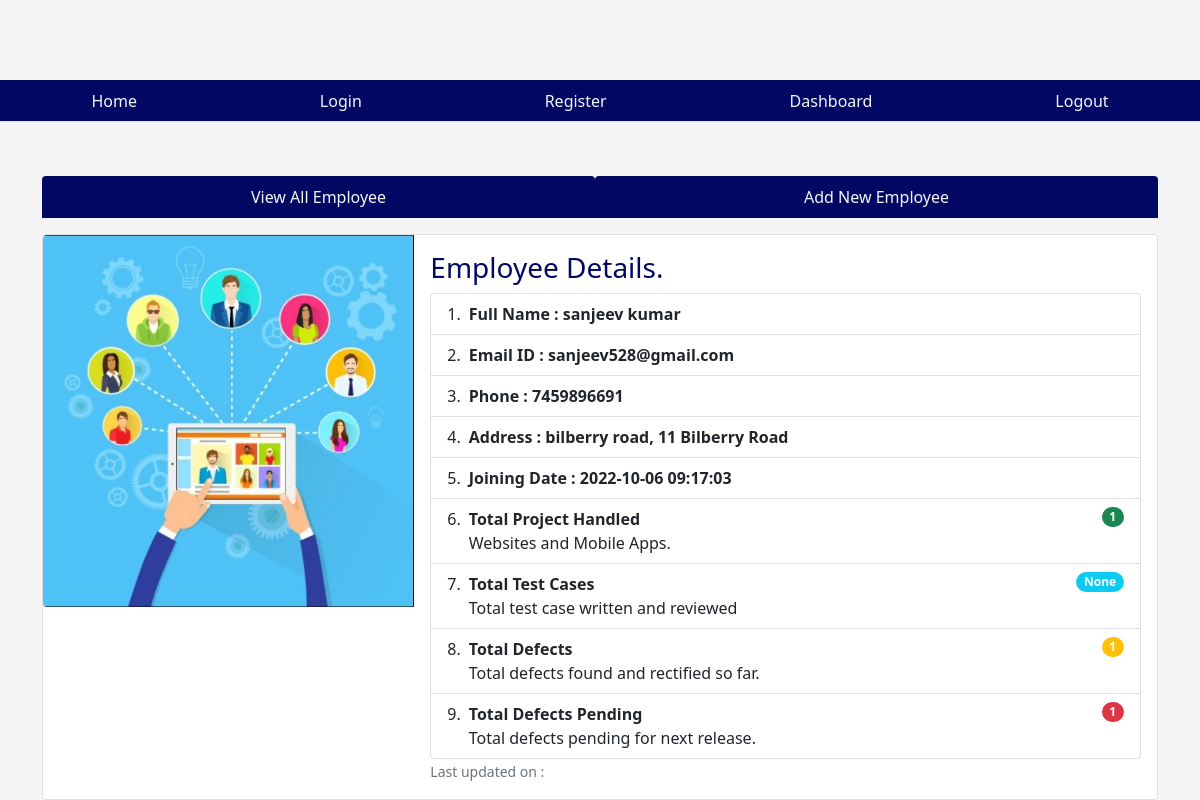
The page /singleemployee/3 on the database its author committed.
### tables this page shows
CREATE TABLE emp(empid INTEGER PRIMARY KEY AUTOINCREMENT, name VARCHAR(30) NOT NULL, email VARCHAR(30), phone INTEGER, address VARCHAR(30), joining_date timestamp DEFAULT CURRENT_TIMESTAMP, total_projects INTEGER DEFAULT 1, total_test_case INTEGER , total_defects_found INTEGER DEFAULT 1, total_defects_pending INTEGER DEFAULT 1);

### app.py (the view)
@app.route('/singleemployee/<int:empid>')
def singleemployee(empid):
    user = get_current_user()
    db = get_database()
    emp_cur = db.execute('select * from emp where empid = ?', [empid])
    single_emp = emp_cur.fetchone()
    return render_template('singleemployee.html', user = user, single_emp = single_emp)

### app.py (called while the page is built)
@app.teardown_appcontext
def close_database(error):
    if hasattr(g, 'crudapplication_db'):
        g.crudapplication_db.close()

def get_current_user():
    user = None
    if 'user' in session:
        user = session['user']
        db = get_database()
        user_cur = db.execute('select * from users where name = ?', [user])
        user = user_cur.fetchone()
    return user

### database.py (called while the page is built)
def connect_to_database():
    sql = sqlite3.connect('C:/Users/sanje/OneDrive/Desktop/SFIA_project/SFIA_project.db')
    sql.row_factory = sqlite3.Row
    return sql

def get_database():
    if not hasattr(g, 'SFIA_project_db'):
        g.SFIA_project_db = connect_to_database()
    return g.SFIA_project_db

### templates/singleemployee.html (shortened to what this page needs)
{% from "showlinks.html" import show_links, showsocialmedialinks %}
<!DOCTYPE html>
<html lang="en">
<head>
    <link href="https://cdn.jsdelivr.net/npm/bootstrap@5.1.3/dist/css/bootstrap.min.css" rel="stylesheet">
    <link rel="stylesheet" href="{{ url_for('static', filename ='singleemp.css')}}" type = "text/css">
</head>
<body>
      <div class="parent">
        <div class="child child1">
        </div>
        <div class="child child2">
          {{ showsocialmedialinks() }}
        </div>
        <div class="child child3">
          {{ show_links() }}
      </div>
        <div class="child child4">
      </div>
      <div class="child child5" style="color:rgb(0, 8, 100);">
      </div>
        <div class="child child6 container">
            <ul class="nav nav-tabs nav-fill mb-3">
                <li class="nav-item">
                  <a class="nav-link" style=" background-color:rgb(0, 8, 100); color:whitesmoke;"  href="{{ url_for('dashboard')}}">View All Employee</a>
                </li>
                <li class="nav-item">
                  <a class="nav-link" style=" background-color:rgb(0, 8, 100); color:whitesmoke;"
                  href="{{url_for('addnewemployee')}}">Add New Employee</a>
                </li>
              </ul>
            <div class="centercontent">
                <div class="card">
                    <div class="row g-0">
                      <div class="col-md-4">
                        <img src="{{ url_for('static', filename='project.jpg')}}" class="img-fluid rounded-start" alt="employee image">
                      </div>
                      <div class="col-md-8">
                        <div class="card-body">
                          <h3 class="card-title">Employee Details.</h3>
                          {% if single_emp %}
                          <ul class="list-group list-group-numbered">
                            <li class="list-group-item d-flex justify-content-between align-items-start">
                              <div class="ms-2 me-auto">
                                <div class="fw-bold">Full Name : {{single_emp['name']}}</div>
                              </div>
                            <li class="list-group-item d-flex justify-content-between align-items-start">
                              <div class="ms-2 me-auto">
                                <div class="fw-bold">Email ID : {{single_emp['email']}}</div>
                                </div>
                            <li class="list-group-item d-flex justify-content-between align-items-start">
                              <div class="ms-2 me-auto">
                                <div class="fw-bold">Phone : {{single_emp['phone']}}</div>
                                </div>
                              <li class="list-group-item d-flex justify-content-between align-items-start">
                                <div class="ms-2 me-auto">
                                  <div class="fw-bold">Address : {{single_emp['address']}}</div>
                                    </div>
                              </li>
                              <li class="list-group-item d-flex justify-content-between align-items-start">
                                <div class="ms-2 me-auto">
                                  <div class="fw-bold">Joining Date : {{single_emp['joining_date']}}</div>
                                </div>
                              </li>
                              <li class="list-group-item d-flex justify-content-between align-items-start">
                                <div class="ms-2 me-auto">
                                  <div class="fw-bold">Total Project Handled</div>
                                  Websites and Mobile Apps.
                                </div>
                                <span class="badge bg-success rounded-pill">{{single_emp['total_projects']}}</span>
                              </li>
                              <li class="list-group-item d-flex justify-content-between align-items-start">
                                <div class="ms-2 me-auto">
                                  <div class="fw-bold">Total Test Cases</div>
                                  Total test case written and reviewed
                                </div>
                                <span class="badge bg-info rounded-pill">{{single_emp['total_test_case']}}</span>
                              </li>
                              <li class="list-group-item d-flex justify-content-between align-items-start">
                                <div class="ms-2 me-auto">
                                  <div class="fw-bold">Total Defects</div>
                                  Total defects found and rectified so far.
                                </div>
                                <span class="badge bg-warning rounded-pill">{{single_emp['total_defects_found']}}</span>
                              </li>
                              <li class="list-group-item d-flex justify-content-between align-items-start">
                                <div class="ms-2 me-auto">
                                  <div class="fw-bold">Total Defects Pending</div>
                                  Total defects pending for next release.
                                </div>
                                <span class="badge bg-danger rounded-pill">{{single_emp['total_defects_pending']}}</span>
                              </li>
                          </ul>
                          {% endif %}
                          <p class="card-text"><small class="text-muted">Last updated on : </small></p>
                        </div>
                      </div>
                    </div>
                  </div>
            </div>
        </div>
      </div>
</body>
</html>

### static/singleemp.css (style rules this page uses)
html, body { height: 100%; background-color:whitesmoke; color:rgb(0, 8, 100); }
.parent { height: 100%; display: grid; grid-template-columns: repeat(4, 1fr); grid-template-rows: 10% 5% 7% auto 7%; }
.child { margin-bottom: 10px; }
.child1 { grid-column: 1/2; grid-row: 1/2; }
.child2 { grid-column: 3/-1; grid-row: 1/2; }
.child3 { grid-column: 1/-1; grid-row: 2/3; }
.child4 { grid-column: 1/2; grid-row: 3/4; }
.child5 { grid-column: 4/5; grid-row: 3/4; text-align:center; }
.child6 { grid-column: 1/-1; grid-row: 4/5; }

### rows shown on the page
emp: name "sanjeev kumar", email "sanjeev528@gmail.com", phone "7459896691", address "bilberry road, 11 Bilberry Road", joining_date "2022-10-06 09:17:03", total_projects "1", total_defects_found "1", total_defects_pending "1"

### other values the page prints
{{ single_emp['total_test_case'] }} "None"
